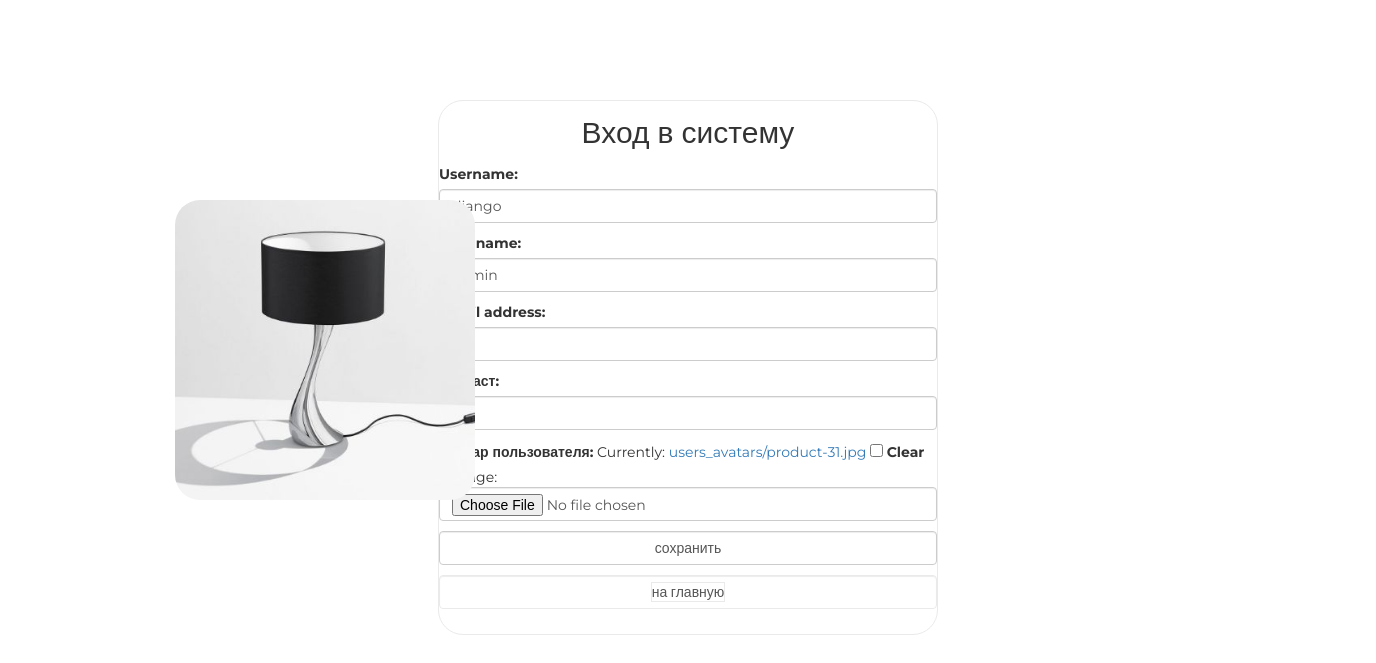
Screenshot of /auth/edit/ (signed in) with the database file from the repository.
### authapp/models.py (models this page shows)
class ShopUser(AbstractUser):
    avatar = models.ImageField(upload_to="users_avatars", verbose_name="Аватар пользователя", blank=True)
    country = models.TextField(max_length=32, verbose_name="Страна", blank=True)
    age = models.PositiveSmallIntegerField(verbose_name="Возраст")

### authapp/views.py (the view)
# urls.py: path('edit/', views.edit, name="edit"),
def edit(request):
    form = ShopUserEditForm(instance=request.user)
    if request.method == 'POST':
        form = ShopUserEditForm(request.POST, request.FILES, instance=request.user)
        if form.is_valid():
            form.save()
            return HttpResponseRedirect(reverse('home'))
    context = {
        "title": "редактирование",
        "edit_form": form,
    }
    return render(request, 'authapp/edit.html', context=context)

### authapp/forms.py (shortened to what this page needs)
class ShopUserEditForm(forms.UserChangeForm):
    class Meta:
        model = ShopUser
        fields = ('username', 'first_name', 'email', 'age', 'avatar', 'password')
    def __init__(self, *args, **kwargs):
        super().__init__(*args, **kwargs)
        for field_name, field in self.fields.items():
            field.widget.attrs['class'] = 'form-control'
            field.help_text = ''
            if field_name == 'password':
                field.widget = HiddenInput()

### authapp/templates/authapp/edit.html (shortened to what this page needs)
{% extends 'authapp/base.html' %}
{% load static %}
{% block content %}
    <form class="form-horizontal" action="{% url 'auth:edit' %}" method="post" enctype="multipart/form-data">
        {{ edit_form.as_p }}
        <input class="form-control" type="submit" value="сохранить">
    </form>
    <button class="btn btn-round form-control last">
        <a href="{% url 'home' %}" class="">
            на главную
        </a>
    </button>
    <div class="user_avatar"><img src="/media/{{ user.avatar }}"></div>
{% endblock %}

### static/css/style.css (style rules this page uses)
* { margin: 0; padding: 0; }
body { font-family: 'Montserrat', sans-serif; }
html, body { height: 100%; }
.login .form-control[type="submit"] { margin: 10px auto; }
.login button { border: 1px solid #eaeaea; margin-bottom: 10px; text-decoration: none; display: block; width: 100%; }
.login button.last { margin-bottom: 25px; }
.login button a, .login button a:hover { border: 1px solid #eaeaea; color: #555; text-decoration: none; }
.login form { margin-bottom: 10px; }
.login div.user_avatar { position: fixed; left: 175px; top: 200px; }
.user_avatar img { width: 300px; border-radius: 25px; }

### rows the page displays
ShopUser: username "django", first_name "admin", age "20", avatar (picture)
